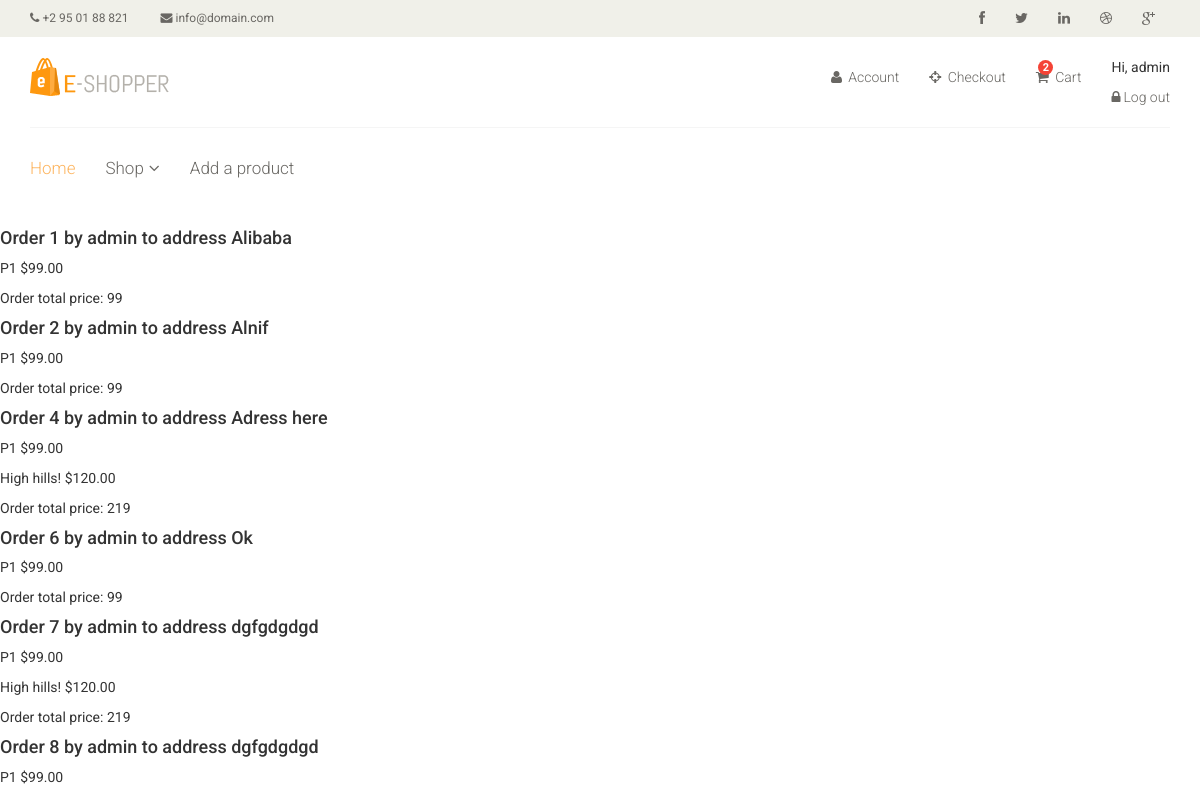
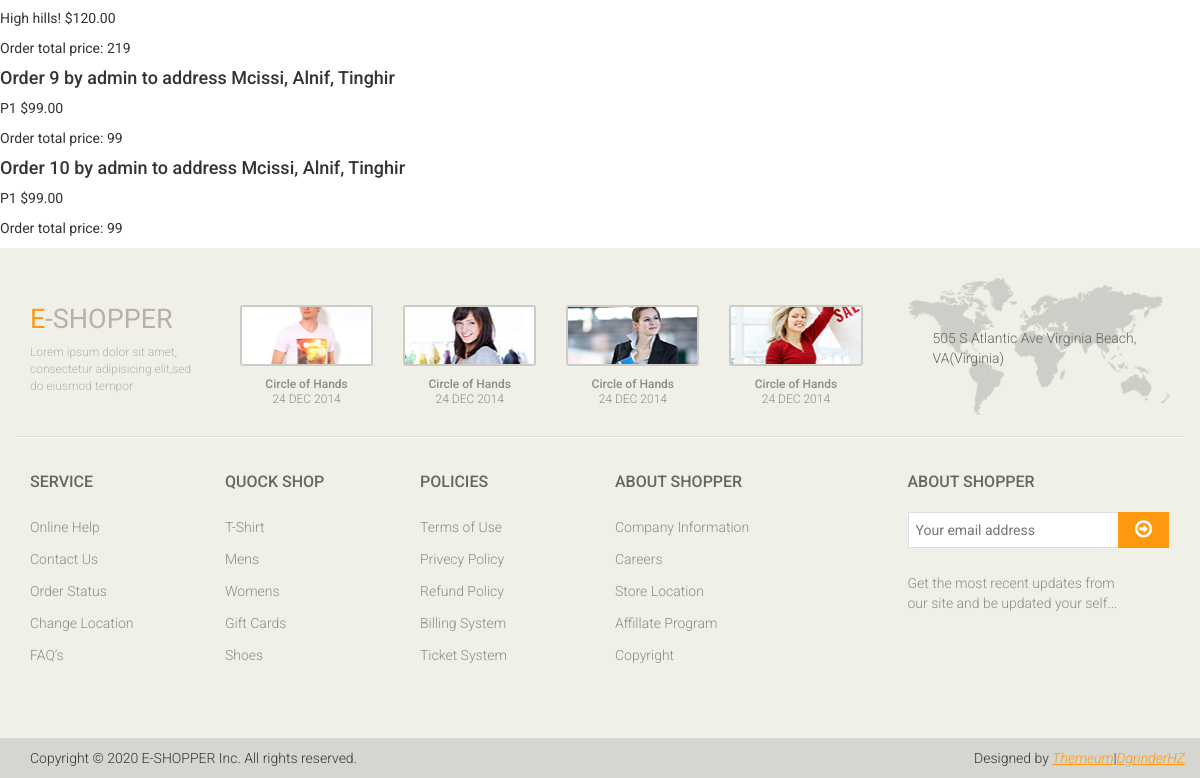
/orders/show_user_orders/ (signed in), run on an earlier commit of the app's database (2 pictures, top to bottom).
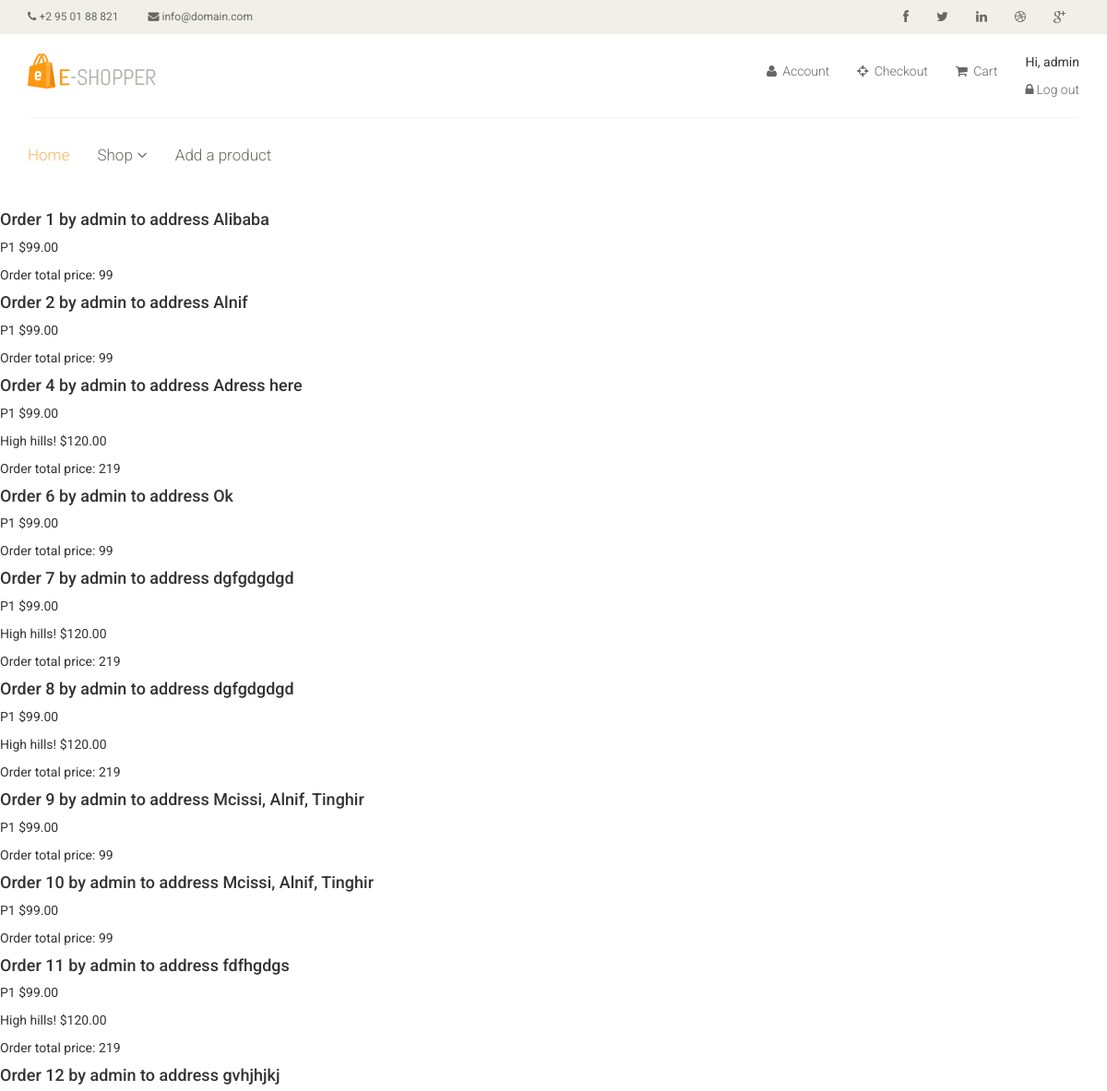
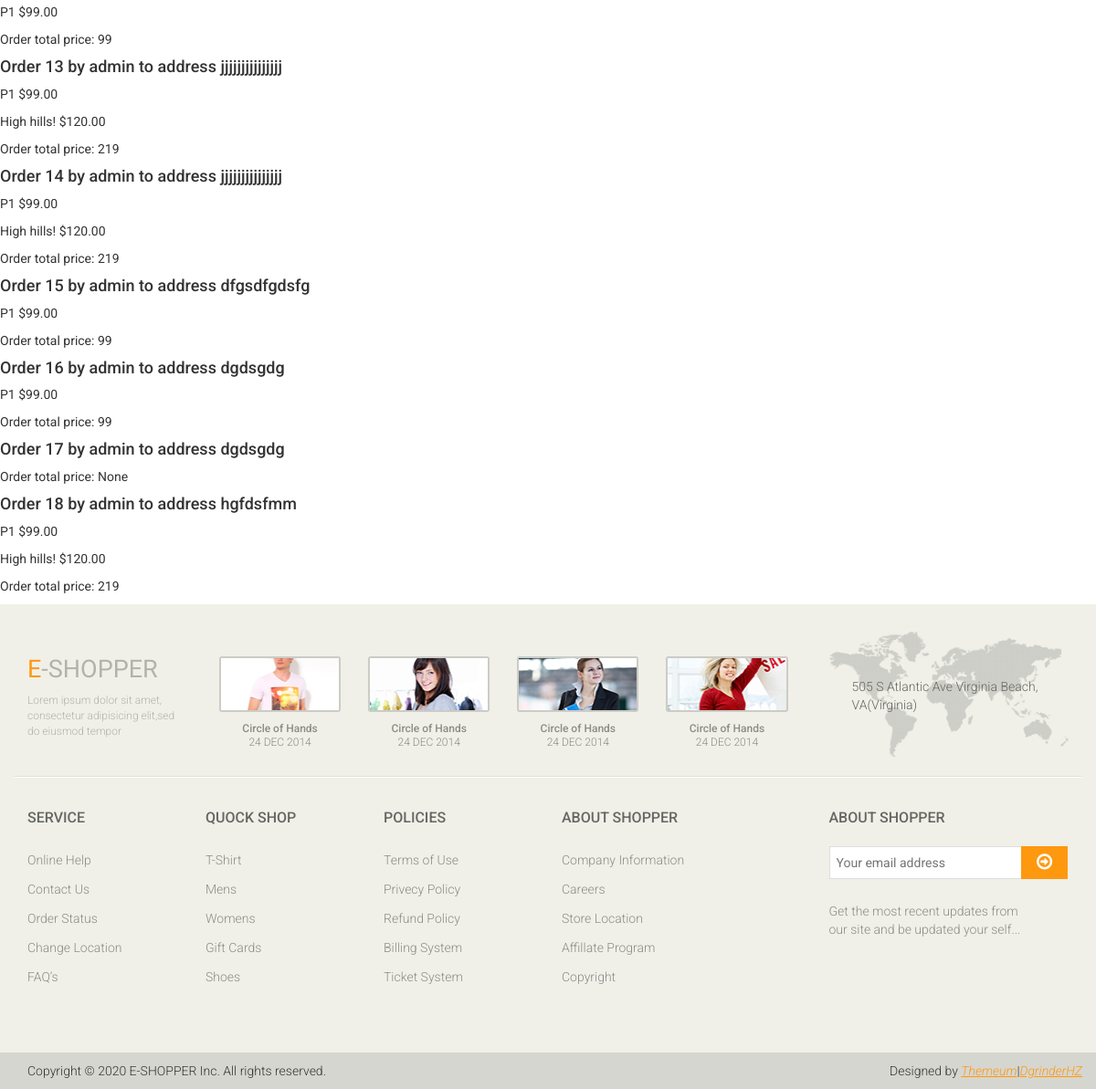
And on a later commit of the database (2 pictures, top to bottom).
### carts/models.py (models this page shows, shortened)
class Cart(models.Model):
    user = models.OneToOneField(User,
                                related_name='cart',
                                on_delete=models.CASCADE)
    items = models.ManyToManyField(Product)
    updated_at = models.DateTimeField(auto_now=True)

### orders/models.py (models this page shows, shortened)
class Order(models.Model):
    address = models.CharField(max_length=100)
    user = models.ForeignKey(User, on_delete=models.CASCADE)
    items = models.ManyToManyField(Product)
    created_at = models.DateTimeField(auto_now_add=True)
    def total_price(self):
        return self.items.aggregate(total_price=Sum('price'))['total_price']

### products/models.py (models this page shows, shortened)
class Product(models.Model):
    title = models.CharField(max_length=100)
    description = models.TextField(max_length=500, blank=True, null=True)
    price = models.PositiveIntegerField()
    created_at = models.DateTimeField(auto_now_add=True)
    brand = models.CharField(max_length=100)
    image = models.ImageField(upload_to='products', null=True)

### orders/views.py (the view)
# urls.py: path('orders/show_user_orders/', show_user_orders, name='show_user_orders'),
@login_required
def show_user_orders(request):
    user = request.user
    orders = get_list_or_404(Order, user=user)
    return render(request, 'orders/orders_list.html', {'orders': orders})

### templates/orders/orders_list.html (shortened to what this page needs)
{% extends "base.html" %}
{% block content %}
    {% for order in orders %}
        <h4>Order {{ order.id }} by {{ order.user }} to address {{ order.address }}</h4>
        {% for item in order.items.all %}
            <p>{{item.title | capfirst }}  ${{item.price | floatformat:2 }}</p>
        {% endfor %}
        <p class="product-price">Order total price: {{ order.total_price }}</p>
    {% empty %}
    <p>No orders yet.</p>
    {% endfor %}
{% endblock %}

### templates/base.html (shortened to what this page needs)
{% load static %}
<!DOCTYPE html>
<html lang="en">
<head>
    <link href="{% static 'css/bootstrap.min.css' %}" rel="stylesheet">
    <link href="{% static 'css/font-awesome.min.css' %}" rel="stylesheet">
    <link href="{% static 'css/prettyPhoto.css' %}" rel="stylesheet">
    <link href="{% static 'css/price-range.css' %}" rel="stylesheet">
    <link href="{% static 'css/animate.css' %}" rel="stylesheet">
    <link href="{% static 'css/main.css' %}" rel="stylesheet">
    <link href="{% static 'css/responsive.css' %}" rel="stylesheet">
</head>
<body>
    <header id="header">
        <div class="header_top">
            <div class="container">
                <div class="row">
                    <div class="col-sm-6">
                        <div class="contactinfo">
                            <ul class="nav nav-pills">
                                <li><a href="#"><i class="fa fa-phone"></i> +2 95 01 88 821</a></li>
                                <li><a href="#"><i class="fa fa-envelope"></i> info@domain.com</a></li>
                            </ul>
                        </div>
                    </div>
                    <div class="col-sm-6">
                        <div class="social-icons pull-right">
                            <ul class="nav navbar-nav">
                                <li><a href="#"><i class="fa fa-facebook"></i></a></li>
                                <li><a href="#"><i class="fa fa-twitter"></i></a></li>
                                <li><a href="#"><i class="fa fa-linkedin"></i></a></li>
                                <li><a href="#"><i class="fa fa-dribbble"></i></a></li>
                                <li><a href="#"><i class="fa fa-google-plus"></i></a></li>
                            </ul>
                        </div>
                    </div>
                </div>
            </div>
        </div>
        <div class="header-middle">
            <div class="container">
                <div class="row">
                    <div class="col-sm-4">
                        <div class="logo pull-left">
                            <a href="{% url 'home' %}"><img src="{% static 'images/home/logo.png' %}" alt="" /></a>
                        </div>
                    </div>
                    <div class="col-sm-8">
                        <div class="shop-menu pull-right">
                            <ul class="nav navbar-nav">
                                <li><a href="#"><i class="fa fa-user"></i> Account</a></li>
                                <li><a href="{% url 'order' %}"><i class="fa fa-crosshairs"></i> Checkout</a></li>
                                <li>
                                    <a href="{% url 'cart' %}">
                                        {% if request.user.cart.items.all|length > 0 %}
                                        <span>
                                            {{ request.user.cart.items.all|length }}
                                        </span>
                                        {% endif %}
                                        <i class="fa fa-shopping-cart"></i>
                                        Cart
                                    </a>
                                </li>
                                <li>
                                    {% if user.is_authenticated %}
                                    <p>Hi, {{ user.username }}</p>
                                    <a href="{% url 'logout' %}"><i class="fa fa-lock"></i>Log out</a>
                                    {% else  %}
                                    <a href="{% url 'login' %}"><i class="fa fa-lock"></i>Log in</a>
                                    {% endif %}
                                </li>
                            </ul>
                        </div>
                    </div>
                </div>
            </div>
        </div>
        <div class="header-bottom">
            <div class="container">
                <div class="row">
                    <div class="col-sm-9">
                        <div class="mainmenu pull-left">
                            <ul class="nav navbar-nav collapse navbar-collapse">
                                <li><a href="{% url 'home' %}" class="active">Home</a></li>
                                <li class="dropdown"><a href="#">Shop<i class="fa fa-angle-down"></i></a>
                                </li>
                                {% if user.is_superuser%}
                                <li><a href="{% url 'product_add' %}">Add a product</a></li>
                                {% endif %}
                            </ul>
                        </div>
                    </div>
                </div>
            </div>
        </div>
    </header>
    {% block content %}
    {% endblock %}
    <footer id="footer">
		<div class="footer-top">
			<div class="container">
				<div class="row">
					<div class="col-sm-2">
						<div class="companyinfo">
							<h2><span>e</span>-shopper</h2>
							<p>Lorem ipsum dolor sit amet, consectetur adipisicing elit,sed do eiusmod tempor</p>
						</div>
					</div>
					<div class="col-sm-7">
						<div class="col-sm-3">
							<div class="video-gallery text-center">
								<a href="#">
									<div class="iframe-img">
										<img src="{% static 'images/home/iframe1.png' %}" alt="" />
									</div>
								</a>
								<p>Circle of Hands</p>
								<h2>24 DEC 2014</h2>
							</div>
						</div>
						<div class="col-sm-3">
							<div class="video-gallery text-center">
								<a href="#">
									<div class="iframe-img">
										<img src="{% static 'images/home/iframe2.png' %}" alt="" />
									</div>
								</a>
								<p>Circle of Hands</p>
								<h2>24 DEC 2014</h2>
							</div>
						</div>
						<div class="col-sm-3">
							<div class="video-gallery text-center">
								<a href="#">
									<div class="iframe-img">
										<img src="{% static 'images/home/iframe3.png' %}" alt="" />
									</div>
								</a>
								<p>Circle of Hands</p>
								<h2>24 DEC 2014</h2>
							</div>
						</div>
						<div class="col-sm-3">
							<div class="video-gallery text-center">
								<a href="#">
									<div class="iframe-img">
										<img src="{% static 'images/home/iframe4.png' %}" alt="" />
									</div>
								</a>
								<p>Circle of Hands</p>
								<h2>24 DEC 2014</h2>
							</div>
						</div>
					</div>
					<div class="col-sm-3">
						<div class="address">
							<img src="{% static 'images/home/map.png' %}" alt="" />
							<p>505 S Atlantic Ave Virginia Beach, VA(Virginia)</p>
						</div>
					</div>
				</div>
			</div>
		</div>
		<div class="footer-widget">
			<div class="container">
				<div class="row">
					<div class="col-sm-2">
						<div class="single-widget">
							<h2>Service</h2>
							<ul class="nav nav-pills nav-stacked">
								<li><a href="#">Online Help</a></li>
								<li><a href="#">Contact Us</a></li>
								<li><a href="#">Order Status</a></li>
								<li><a href="#">Change Location</a></li>
								<li><a href="#">FAQ’s</a></li>
							</ul>
						</div>
					</div>
					<div class="col-sm-2">
						<div class="single-widget">
							<h2>Quock Shop</h2>
							<ul class="nav nav-pills nav-stacked">
								<li><a href="#">T-Shirt</a></li>
								<li><a href="#">Mens</a></li>
								<li><a href="#">Womens</a></li>
								<li><a href="#">Gift Cards</a></li>
								<li><a href="#">Shoes</a></li>
							</ul>
						</div>
					</div>
					<div class="col-sm-2">
						<div class="single-widget">
							<h2>Policies</h2>
							<ul class="nav nav-pills nav-stacked">
								<li><a href="#">Terms of Use</a></li>
								<li><a href="#">Privecy Policy</a></li>
								<li><a href="#">Refund Policy</a></li>
								<li><a href="#">Billing System</a></li>
								<li><a href="#">Ticket System</a></li>
							</ul>
						</div>
					</div>
					<div class="col-sm-2">
						<div class="single-widget">
							<h2>About Shopper</h2>
							<ul class="nav nav-pills nav-stacked">
								<li><a href="#">Company Information</a></li>
								<li><a href="#">Careers</a></li>
								<li><a href="#">Store Location</a></li>
								<li><a href="#">Affillate Program</a></li>
								<li><a href="#">Copyright</a></li>
							</ul>
						</div>
					</div>
					<div class="col-sm-3 col-sm-offset-1">
						<div class="single-widget">
							<h2>About Shopper</h2>
							<form action="#" class="searchform">
								<input type="text" placeholder="Your email address" />
								<button type="submit" class="btn btn-default"><i class="fa fa-arrow-circle-o-right"></i></button>
								<p>Get the most recent updates from <br />our site and be updated your self...</p>
							</form>
						</div>
					</div>
				</div>
			</div>
		</div>
		<div class="footer-bottom">
			<div class="container">
				<div class="row">
					<p class="pull-left">Copyright © 2020 E-SHOPPER Inc. All rights reserved.</p>
					<p class="pull-right">Designed by <span><a target="_blank" href="http://www.themeum.com">Themeum</a>|<a target="_blank" href="https://github.com/DgrinderHZ">DgrinderHZ</a></span></p>
				</div>
			</div>
		</div>
	</footer>
</body>
</html>
</html>

### static/css/main.css (style rules this page uses)
body { font-family: 'Roboto', sans-serif; position: relative; font-weight:400px; }
ul li { list-style: none; }
a { -webkit-transition: 300ms; -moz-transition: 300ms; -o-transition: 300ms; transition: 300ms; }
h1, h2, h3, h4, h5, h6 { font-family: 'Roboto', sans-serif; }
.header_top { background: none repeat scroll 0 0 #F0F0E9; }
.contactinfo ul li:first-child { margin-left: -15px; }
.contactinfo ul li a { font-size: 12px; color: #696763; font-family: 'Roboto', sans-serif; }
.social-icons ul li a { border: 0 none; border-radius: 0; color: #696763; padding:0px; }
.social-icons ul li { display:inline-block; }
.social-icons ul li a i { padding: 11px 15px; transition: all 0.9s ease 0s; -moz-transition: all 0.9s ease 0s; -webkit-transition: all 0.9s ease 0s; -o-transition: all 0.9s ease 0s; }
.header-middle .container .row { border-bottom: 1px solid #f5f5f5; margin-left: 0; margin-right: 0; padding-bottom: 20px; padding-top: 20px; }
.header-middle .container .row .col-sm-4 { padding-left: 0; }
.header-middle .container .row .col-sm-8 { padding-right:0; }
.shop-menu ul li { display:inline-block; padding-left: 15px; padding-right: 15px; }
.shop-menu ul li:last-child { padding-right: 0; }
.shop-menu ul li a { background: #FFFFFF; color: #696763; font-family: 'Roboto', sans-serif; font-size: 14px; font-weight: 300; padding:0; padding-right: 0; margin-top: 10px; }
.shop-menu ul li a i { margin-right:3px; }
.header-bottom { padding-bottom: 30px; padding-top: 30px; }
.navbar-collapse.collapse { padding-left: 0; }
.mainmenu ul li { padding-right: 15px; padding-left: 15px; }
.mainmenu ul li:first-child { padding-left: 0px; }
.mainmenu ul li a { color: #696763; font-family: 'Roboto', sans-serif; font-size: 17px; font-weight: 300; padding: 0; padding-bottom: 10px; }
.mainmenu ul li a:hover, .mainmenu ul li a.active, .shop-menu ul li a.active { background:none; color:#fdb45e; }
.fa-angle-down { padding-left: 5px; }
#footer { background: #F0F0E9; }
.footer-top .container { border-bottom: 1px solid #E0E0DA; padding-bottom: 20px; }
.companyinfo { margin-top: 57px; }
.companyinfo h2 { color: #B4B1AB; font-family: abel; font-size: 27px; text-transform: uppercase; }
.companyinfo h2 span { color:#FE980F; }
.companyinfo p { color: #B3B3AD; font-family: 'Roboto', sans-serif; font-size: 12px; font-weight: 300; }
.footer-top .col-sm-3 { overflow: hidden; }
.video-gallery { margin-top: 57px; position: inherit; }
.video-gallery a img { height: 100%; width: 100%; }
.iframe-img { position: relative; display: block; height: 61px; margin-bottom: 10px; border: 2px solid #CCCCC6; border-radius: 3px; }
.video-gallery p { color: #8C8C88; font-family: 'Roboto', sans-serif; font-size: 12px; font-weight: 500; margin-bottom:0px; }
.video-gallery h2 { color: #8c8c88; font-family: 'Roboto', sans-serif; font-size: 12px; font-weight: 300; text-transform:uppercase; margin-top:0px; }
.address { margin-top: 30px; position: relative; overflow: hidden; }
.address img { width:100%; }
.address p { color: #666663; font-family: 'Roboto', sans-serif; font-size: 14px; font-weight: 300; left: 25px; position: absolute; top: 50px; }
.footer-widget { margin-bottom: 68px; }
.footer-widget .container { border-top: 1px solid #FFFFFF; padding-top: 15px; }
.single-widget h2 { color: #666663; font-family: 'Roboto', sans-serif; font-size: 16px; font-weight: 500; margin-bottom: 22px; text-transform: uppercase; }
.single-widget ul li a { color: #8C8C88; font-family: 'Roboto', sans-serif; font-size: 14px; font-weight: 300; padding: 5px 0; }
.searchform input { border: 1px solid #DDDDDD; color: #CCCCC6; font-family: 'Roboto', sans-serif; font-size: 14px; margin-top: 0; outline: medium none; padding: 7px; width: 212px; }
.searchform button { background: #FE980F; border: medium none; border-radius: 0; margin-left: -5px; margin-top: -3px; padding: 7px 17px; }
.searchform button i { color: #FFFFFF; font-size: 20px; }
.searchform p { color: #8C8C88; font-family: 'Roboto', sans-serif; font-size: 14px; font-weight: 300; margin-top: 25px; }
.footer-bottom { background: #D6D6D0; padding-top: 10px; }
.footer-bottom p { color: #363432; font-family: 'Roboto', sans-serif; font-weight: 300; margin-left: 15px; }
.footer-bottom p span a { color: #FE980F; font-style: italic; text-decoration: underline; }

What changed in the data, as far as the page shows it:
added Order: id "11", user "admin", address "fdfhgdgs", total_price "219", Product (title "P1", price "99.00"), Product (title "High hills!", price "120.00")
added Order: id "12", user "admin", address "gvhjhjkj", total_price "99", Product (title "P1", price "99.00")
added Order: id "13", user "admin", address "jjjjjjjjjjjjjjj", total_price "219", Product (title "P1", price "99.00"), Product (title "High hills!", price "120.00")
added Order: id "14", user "admin", address "jjjjjjjjjjjjjjj", total_price "219", Product (title "P1", price "99.00"), Product (title "High hills!", price "120.00")
added Order: id "15", user "admin", address "dfgsdfgdsfg", total_price "99", Product (title "P1", price "99.00")
added Order: id "16", user "admin", address "dgdsgdg", total_price "99", Product (title "P1", price "99.00")
added Order: id "17", user "admin", address "dgdsgdg", total_price "None"
added Order: id "18", user "admin", address "hgfdsfmm", total_price "219", Product (title "P1", price "99.00"), Product (title "High hills!", price "120.00")
Also different on the page:
{{ request.user.cart.items.all|length }}: "2" → (not shown)
